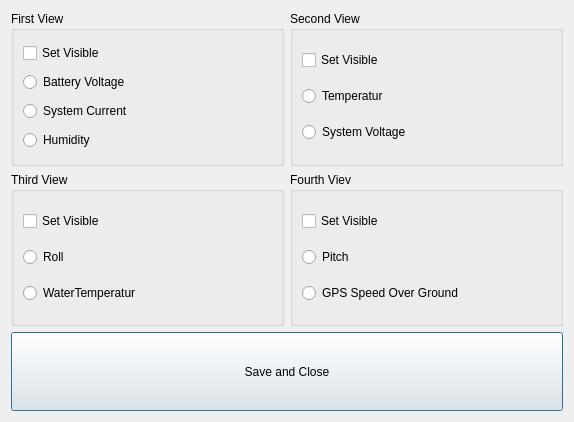
<?xml version="1.0" encoding="UTF-8"?>
<ui version="4.0">
 <class>SensorConfigDialog</class>
 <widget class="QDialog" name="SensorConfigDialog">
  <property name="geometry">
   <rect>
    <x>0</x>
    <y>0</y>
    <width>574</width>
    <height>422</height>
   </rect>
  </property>
  <property name="windowTitle">
   <string>Dialog</string>
  </property>
  <layout class="QGridLayout" name="gridLayout_2" rowstretch="8,2">
   <item row="0" column="0">
    <layout class="QGridLayout" name="gridLayout">
     <item row="0" column="0">
      <widget class="QGroupBox" name="groupBoxFirst">
       <property name="title">
        <string>First View</string>
       </property>
       <layout class="QGridLayout" name="gridLayout_3">
        <item row="0" column="0">
         <widget class="QCheckBox" name="checkBoxFirstVisible">
          <property name="text">
           <string>Set Visible</string>
          </property>
         </widget>
        </item>
        <item row="1" column="0">
         <widget class="QRadioButton" name="radioButtonBatteryV">
          <property name="text">
           <string>Battery Voltage</string>
          </property>
         </widget>
        </item>
        <item row="2" column="0">
         <widget class="QRadioButton" name="radioButtonSystemA">
          <property name="text">
           <string>System Current</string>
          </property>
         </widget>
        </item>
        <item row="3" column="0">
         <widget class="QRadioButton" name="radioButtonHumidity">
          <property name="text">
           <string>Humidity</string>
          </property>
         </widget>
        </item>
       </layout>
      </widget>
     </item>
     <item row="0" column="1">
      <widget class="QGroupBox" name="groupBoxSecond">
       <property name="title">
        <string>Second View</string>
       </property>
       <layout class="QGridLayout" name="gridLayout_4">
        <item row="0" column="0">
         <widget class="QCheckBox" name="checkBoxSecondVisible">
          <property name="text">
           <string>Set Visible</string>
          </property>
         </widget>
        </item>
        <item row="1" column="0">
         <widget class="QRadioButton" name="radioButtonTemperature">
          <property name="text">
           <string>Temperatur </string>
          </property>
         </widget>
        </item>
        <item row="2" column="0">
         <widget class="QRadioButton" name="radioButtonSystemV">
          <property name="text">
           <string>System Voltage</string>
          </property>
         </widget>
        </item>
       </layout>
      </widget>
     </item>
     <item row="1" column="1">
      <widget class="QGroupBox" name="groupBoxFourth">
       <property name="title">
        <string>Fourth Viev</string>
       </property>
       <layout class="QGridLayout" name="gridLayout_5">
        <item row="0" column="0">
         <widget class="QCheckBox" name="checkBoxFourtVisible">
          <property name="text">
           <string>Set Visible</string>
          </property>
         </widget>
        </item>
        <item row="1" column="0">
         <widget class="QRadioButton" name="radioButtonPitch">
          <property name="text">
           <string>Pitch</string>
          </property>
         </widget>
        </item>
        <item row="2" column="0">
         <widget class="QRadioButton" name="radioButtonGpsSpeed">
          <property name="text">
           <string>GPS Speed Over Ground</string>
          </property>
         </widget>
        </item>
       </layout>
      </widget>
     </item>
     <item row="1" column="0">
      <widget class="QGroupBox" name="groupBoxThird">
       <property name="title">
        <string>Third View</string>
       </property>
       <layout class="QGridLayout" name="gridLayout_6">
        <item row="2" column="0">
         <widget class="QRadioButton" name="radioButtonWaterTemp">
          <property name="text">
           <string>WaterTemperatur</string>
          </property>
         </widget>
        </item>
        <item row="1" column="0">
         <widget class="QRadioButton" name="radioButtonRoll">
          <property name="text">
           <string>Roll</string>
          </property>
         </widget>
        </item>
        <item row="0" column="0">
         <widget class="QCheckBox" name="checkBoxThirdVisible">
          <property name="text">
           <string>Set Visible</string>
          </property>
         </widget>
        </item>
       </layout>
      </widget>
     </item>
    </layout>
   </item>
   <item row="1" column="0">
    <widget class="QPushButton" name="pushButtonSaveAndClose">
     <property name="sizePolicy">
      <sizepolicy hsizetype="Preferred" vsizetype="Preferred">
       <horstretch>0</horstretch>
       <verstretch>0</verstretch>
      </sizepolicy>
     </property>
     <property name="text">
      <string>Save and Close</string>
     </property>
    </widget>
   </item>
  </layout>
 </widget>
 <resources/>
 <connections/>
</ui>
